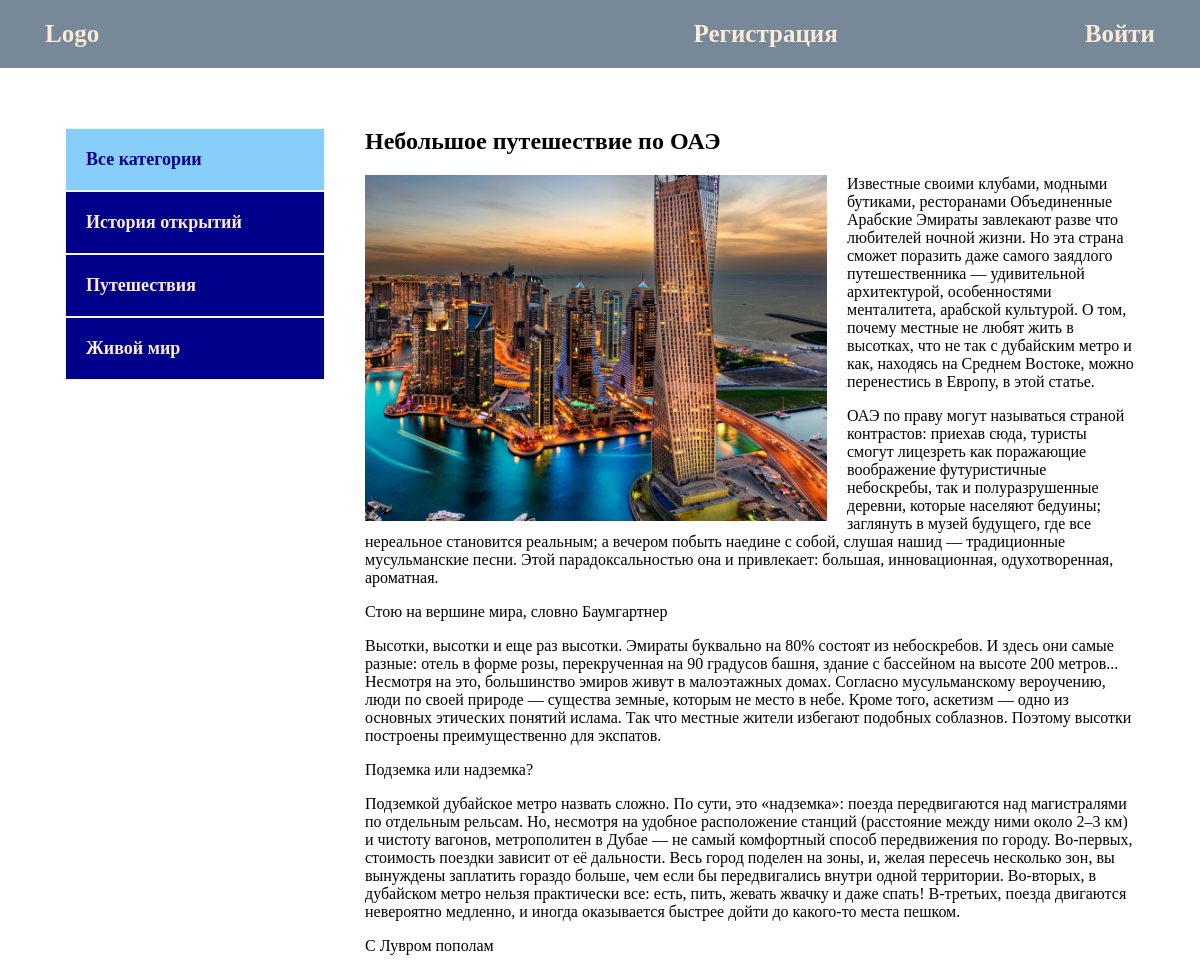
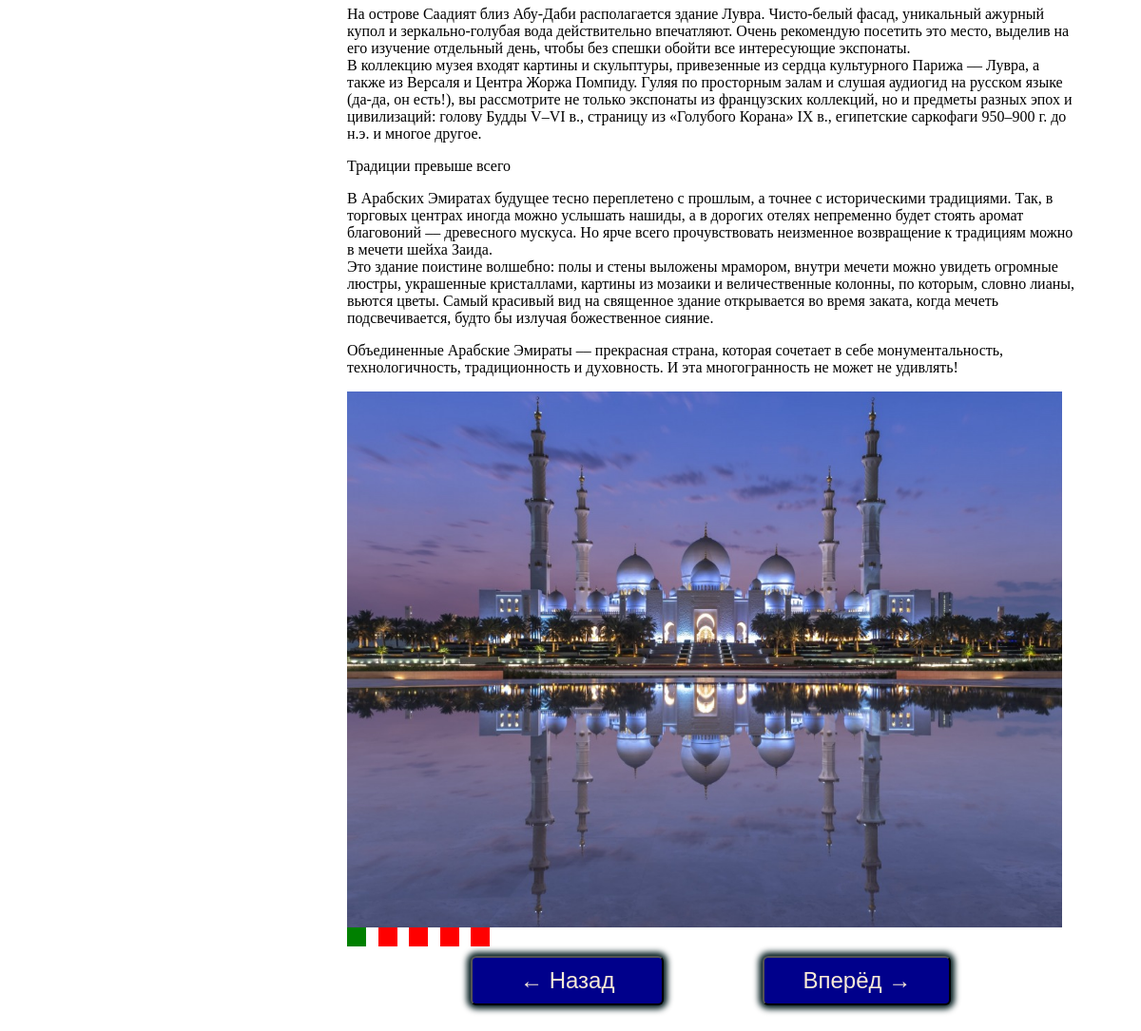
The page /article/nebolshoe-puteshestvie-po-oae/ on the database its author committed (2 pictures, top to bottom).
### blog/models.py (models this page shows, shortened)
class Category(models.Model):
    name = models.CharField(max_length=150, verbose_name='Название')
    slug = models.SlugField(max_length=150, unique=True, verbose_name='URL')
    def get_absolute_url(self):
        return reverse('category', kwargs={'cat_slug': self.slug})
    class Meta:
        verbose_name = 'категорию'
        verbose_name_plural = 'Категории'

class Blog(models.Model):
    title = models.CharField(max_length=255, verbose_name='Заголовок')
    slug = models.SlugField(max_length=255, unique=True, verbose_name='URL')
    content = models.TextField(blank=True, verbose_name='Содержание')
    photo = models.ImageField(upload_to='photos/%Y/%m/%d/', blank=True, verbose_name='Фотография')
    time_created = models.DateTimeField(auto_now_add=True, verbose_name='Время создания')
    time_update = models.DateTimeField(auto_now=True, verbose_name='Время обновления')
    is_published = models.BooleanField(default=True, verbose_name='Опубликовано')
    picture1 = models.ImageField(upload_to='pictures/%Y/%m/%d/', blank=True, verbose_name='Картинка1')
    picture2 = models.ImageField(upload_to='pictures/%Y/%m/%d/', blank=True, verbose_name='Картинка2')
    picture3 = models.ImageField(upload_to='pictures/%Y/%m/%d/', blank=True, verbose_name='Картинка3')
    picture4 = models.ImageField(upload_to='pictures/%Y/%m/%d/', blank=True, verbose_name='Картинка4')
    picture5 = models.ImageField(upload_to='pictures/%Y/%m/%d/', blank=True, verbose_name='Картинка5')
    cat = models.ForeignKey('Category', on_delete=models.PROTECT, verbose_name='Категория')
    def __str__(self):
        return self.title
    class Meta:
        verbose_name = 'статью'
        verbose_name_plural = 'Статьи'
        ordering = ['-time_created']

### blog/views.py (the view)
# urls.py: path('article/<slug:article_slug>/', ShowArticle.as_view(), name='article'),
class ShowArticle(DataMixin, DetailView):
    model = Blog
    template_name = 'blog/article.html'
    context_object_name = 'article'
    slug_url_kwarg = 'article_slug'
    def get_context_data(self, *, object_list=None, **kwargs):
        context = super().get_context_data(**kwargs)
        c_def = self.get_user_context(title=context['article'])
        return dict(list(context.items()) + list(c_def.items()))

### blog/utils.py (called while the page is built)
    def get_user_context(self, **kwargs):
        context = kwargs
        cats = Category.objects.annotate(Count('blog'))
        user_menu = menu.copy()
        if not self.request.user.is_authenticated:
            user_menu.pop(0)
        context['menu'] = user_menu
        context['cats'] = cats
        if 'cat_selected' not in context:
            context['cat_selected'] = 0
        return context

### blog/templates/blog/article.html (shortened to what this page needs)
{% extends 'blog/base.html' %}
{% block content %}
<div class="post">
    <h2>{{ article.title }}</h2>
    {% if article.photo %}
        <img class="image" src="{{ article.photo.url }}" alt="">
    {% endif %}
    {{ article.content|linebreaks }}
    <div id="viewport">
        <div class="slider" style="left: 0">
            <div class="slide"><img src="{{ article.picture1.url }}" alt=""></div>
        </div>
    </div>
    <div id="viewSlider">
        <div class="viewSlide"></div>
        <div class="viewSlide"></div>
        <div class="viewSlide"></div>
        <div class="viewSlide"></div>
        <div class="viewSlide"></div>
    </div>
    <button class="prev" id="prev">&larr; Назад</button>
    <button class="next" id="next">Вперёд &rarr;</button>
</div>
{% endblock %}

### blog/templates/blog/base.html (shortened to what this page needs)
<!DOCTYPE html>
{% load static %}
{% load blog_tags %}
<html lang="en">
<head>
    <link rel="stylesheet" href="{% static 'css/style.css' %}">
</head>
<body>
<div class="header">
    <div class="wrap">
        <ul class="mainmenu">
            <li class="logo"><a href="{% url 'index' %}">Logo</a></li>
            {% for m in menu %}
                <li class="last"><a href="{% url m.url_name %}">{{ m.title }}</a></li>
            {% endfor %}
        </ul>
    </div>
</div>
<div class="content">
    <div class="wrap">
        <div class="sidebar">
            <ul>
                {% if cat_selected == 0 %}
                    <li class="selected">Все категории</li>
                {% else %}
                    <li><a href="{% url 'index' %}">Все категории</a></li>
                {% endif %}
                {% for c in cats %}
                    {% if c.blog__count > 0 %}
                        {% if c.pk == cat_selected %}
                            <li class="selected">{{ c.name }}</li>
                        {% else %}
                            <li><a href="{{ c.get_absolute_url }}">{{ c.name }}</a></li>
                        {% endif %}
                    {% endif %}
                {% endfor %}
            </ul>
        </div>
        <div class="main">
            {% block content %}
            {% endblock %}
        </div>
    </div>
</div>
</body>
</html>

### blog/static/css/style.css (style rules this page uses)
html { background-image: url(5432-katanie_na_parusnoy_lodke.jpg); background-repeat: no-repeat; background-position: center center; background-attachment: fixed; -webkit-background-size: cover; -moz-background-size: cover; -o-background-size: cover; background-size: cover; }
body { margin: 0; padding: 0; }
.wrap { max-width: 1150px; margin: 0 auto; }
.content .wrap { background: white; padding: 40px; box-sizing: border-box; display: flex; }
ul { list-style: none; margin: 0; padding: 0; }
a { color: antiquewhite; padding: 20px; text-decoration: none; }
.header { background: lightslategrey }
.mainmenu { display: flex; font-size: 25px; font-weight: bold; padding: 20px 0; align-items: center; }
.logo { flex-basis: 65%; }
.last { flex-basis: 40%; text-align: right; }
.sidebar ul { width: 260px; margin-right: 40px; margin-top: 20px; }
.sidebar a { display: block; padding: 20px; border: 1px solid whitesmoke; background: darkblue; font-weight: bold; font-size: 18px; }
.selected { padding: 20px; font-size: 18px; border: 1px solid whitesmoke; font-weight: bold; background: lightskyblue; color: darkblue; }
.image { float: left; max-width: 60%; margin-right: 20px; }
.post { font-size: 16px; }
#viewport { width: 752px; height: 564px; overflow: hidden; }
.slider { position: relative; transition: 500ms; width: calc(100% * 5); height: 564px; display: flex; justify-content: start; flex-wrap: nowrap; }
.slide { width: 100%; height: 564px; }
.slide img { width: 100%; height: 564px; object-fit: cover; object-position: 0; }
#viewSlider { width: calc(30px * 5); display: flex; justify-content: space-between; }
.viewSlide { width: 20px; height: 20px; background-color: red; }
.prev { padding: 10px 50px; border-radius: 6px; box-shadow: 0 0 6px 4px #021c1f; margin: 10px 100px 10px 130px; font-size: 24px; cursor: pointer; color: antiquewhite; background-color: darkblue; }
.next { padding: 10px 40px; border-radius: 6px; box-shadow: 0 0 6px 4px #021c1f; font-size: 24px; cursor: pointer; color: antiquewhite; background-color: darkblue; }

### rows shown on the page
Category: name "История открытий"
Category: name "Путешествия"
Category: name "Живой мир"
Blog: title "Небольшое путешествие по ОАЭ", photo (picture), content "Известные своими клубами, модными бутиками, ресторанами Объединенные Арабские Эмираты завлекают разве что любителей ночной жизни. Но эта страна сможет поразить даже самого заядлого путешественника — удивительной архитектурой, особенностями менталитета, арабской культурой. О том, почему местные не любят жить в высотках, что не так с дубайским метро и как, находясь на Среднем Востоке, можно перенестись в Европу, в этой статье. ОАЭ по праву могут называться страной контрастов: приехав сюда, туристы смогут лицезреть как поражающие воображение футуристичные небоскребы, так и полуразрушенные деревни, которые населяют бедуины; заглянуть в музей будущего, где все нереальное становится реальным; а…", picture1 (picture)

### other values the page prints
{{ m.title }} "Регистрация" "Войти"
